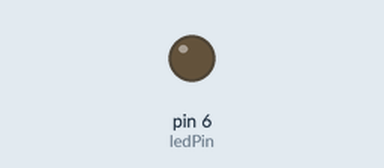
Simulated run of this sketch. Board: Arduino Uno, built with avr-gcc and run on an emulated ATmega328P. Parts: output pins drawn as LEDs (lit = HIGH).

Above: at 0.05 s.
At 2.45 s:
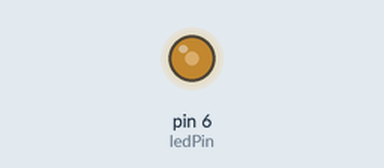
At 4.9 s:
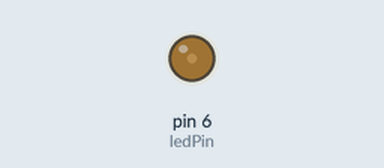
Timing chart, 0 to 7.5 s (numbered marks = the images above):
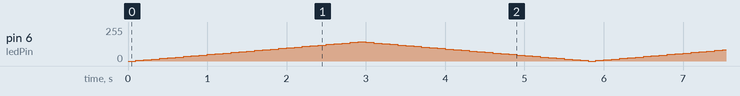

The sketch:

13led_dim.ino
```cpp
const int ledPin = 6;
int bright=0; int step=5;
void setup() {
  Serial.begin(115200);
  pinMode(ledPin, OUTPUT);
}

void loop() {
  analogWrite(ledPin, bright);
  bright=bright+step;
  if(bright<=0 || bright>=145){
    step=-step;
  }
  delay(100);
}
```
